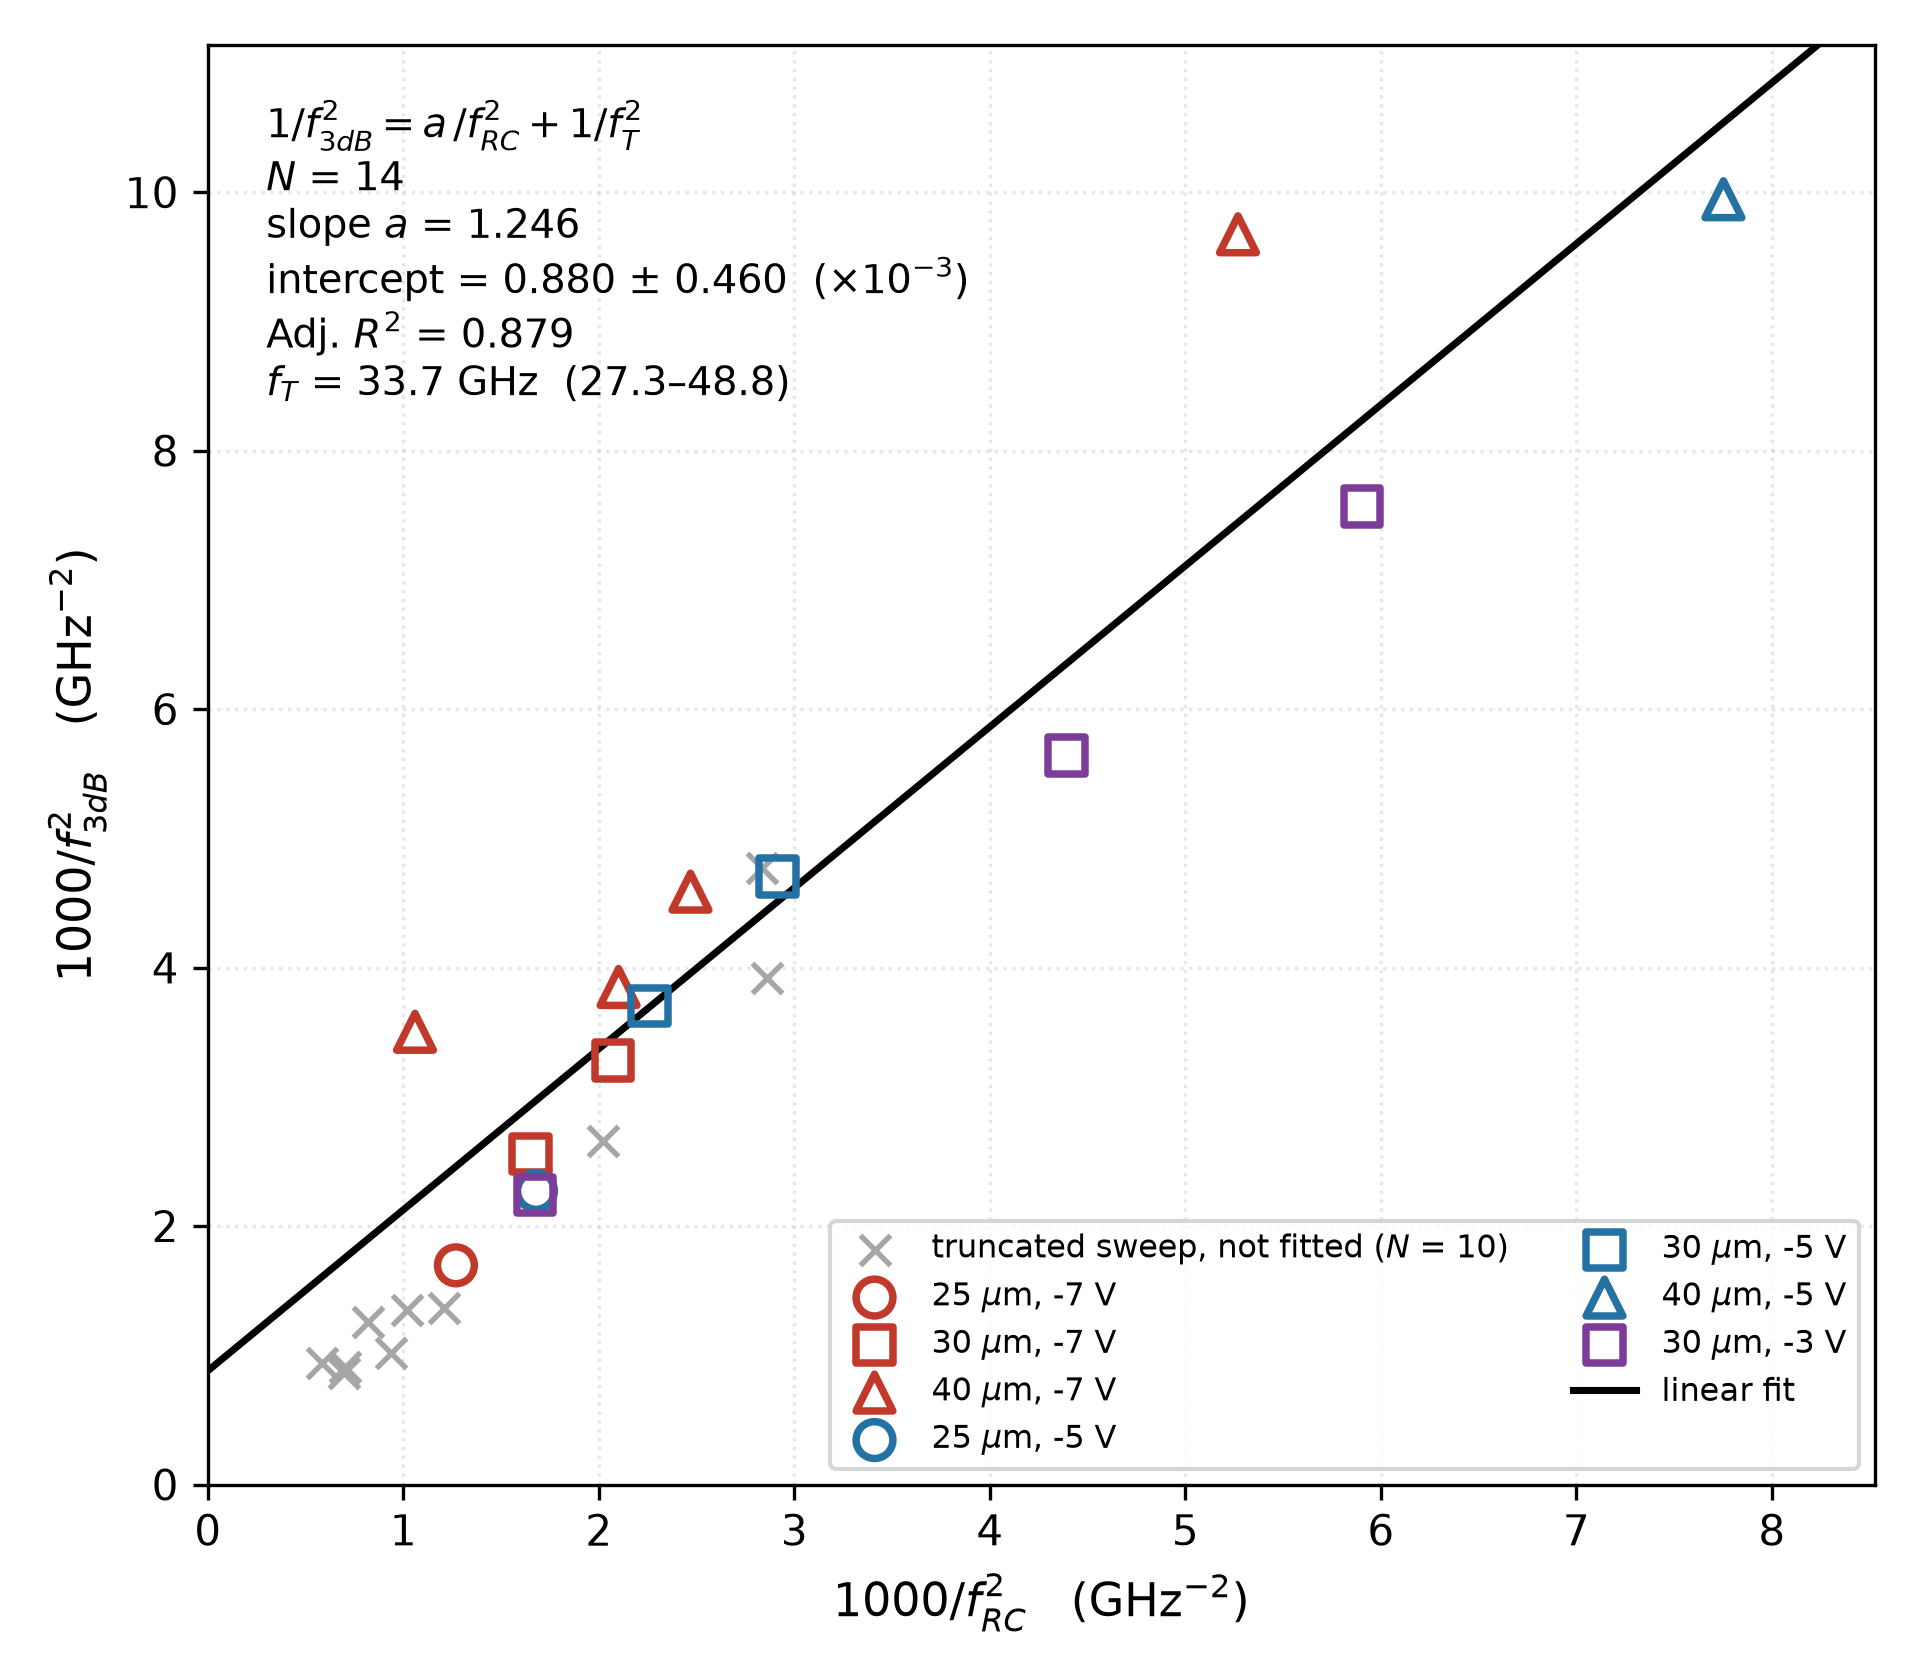

The script that saved this image:
"""Single-panel f_T extraction plot (untruncated sweeps, all biases)."""
import numpy as np, pandas as pd
import matplotlib
matplotlib.use('Agg')
import matplotlib.pyplot as plt

t = pd.read_csv('ft_userbw.csv')
g = t[t.ok].copy()
tr = t[(~t.ok) & np.isfinite(t.x) & np.isfinite(t.y)]

x, y = g.x.values, g.y.values
A = np.vstack([x, np.ones_like(x)]).T
(sl, b), *_ = np.linalg.lstsq(A, y, rcond=None)
r2 = 1 - ((y - A @ [sl, b])**2).sum()/((y - y.mean())**2).sum()
adj = 1 - (1 - r2)*(len(x) - 1)/(len(x) - 2)
fT = np.sqrt(1000/b)
# 1-sigma on the intercept from the residual variance
res = y - A @ [sl, b]; s2 = (res**2).sum()/(len(x) - 2)
cov = s2*np.linalg.inv(A.T @ A); b_se = np.sqrt(cov[1, 1])
fT_lo = np.sqrt(1000/(b + b_se)); fT_hi = np.sqrt(1000/(b - b_se))
print(f'N={len(x)} slope={sl:.3f} intercept={b:+.3f}+-{b_se:.3f} '
      f'AdjR2={adj:.3f} f_T={fT:.1f} GHz ({fT_lo:.1f}-{fT_hi:.1f})')

MK = {25: 'o', 30: 's', 40: '^'}
CV = {-3: '#7d3c98', -5: '#2471a3', -7: '#c0392b'}
fig, ax = plt.subplots(figsize=(6.4, 5.6))
ax.scatter(tr.x, tr.y, s=52, marker='x', color='0.65', lw=1.3, zorder=3,
           label=f'truncated sweep, not fitted ($N$ = {len(tr)})')
for V in (-7, -5, -3):
    for D in (25, 30, 40):
        q = g[(g.V == V) & (g.D == D)]
        if len(q):
            ax.scatter(q.x, q.y, s=78, marker=MK[D], facecolor='none',
                       edgecolor=CV[V], lw=1.8, zorder=5,
                       label=f'{D} $\\mu$m, {V} V')
xr = np.linspace(0, x.max()*1.1, 40)
ax.plot(xr, sl*xr + b, 'k-', lw=1.7, zorder=4, label='linear fit')
ax.annotate(f'$1/f_{{3dB}}^2 = a\\,/f_{{RC}}^2 + 1/f_T^2$\n'
            f'$N$ = {len(x)}\n'
            f'slope $a$ = {sl:.3f}\n'
            f'intercept = {b:.3f} $\\pm$ {b_se:.3f}  ($\\times10^{{-3}}$)\n'
            f'Adj. $R^2$ = {adj:.3f}\n'
            f'$f_T$ = {fT:.1f} GHz  ({fT_lo:.1f}–{fT_hi:.1f})',
            xy=(0.035, 0.965), xycoords='axes fraction', va='top', fontsize=9.5)
ax.set_xlabel(r'$1000/f_{RC}^{2}$   (GHz$^{-2}$)', fontsize=11)
ax.set_ylabel(r'$1000/f_{3dB}^{2}$   (GHz$^{-2}$)', fontsize=11)
ax.set_xlim(0, x.max()*1.1); ax.set_ylim(0, y.max()*1.12)
ax.grid(alpha=.3, ls=':')
ax.legend(fontsize=7.6, loc='lower right', ncol=2)
fig.tight_layout()
fig.savefig('ft_userbw_final.png', dpi=300)
print('wrote ft_userbw_final.png')
